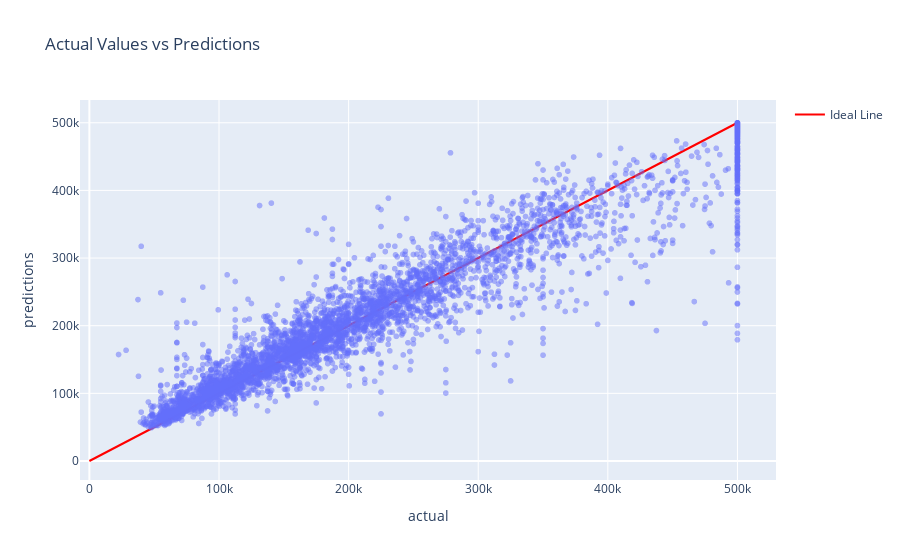

The cell this chart's notebook holds for it:
### Markdown cell above
* So we have a model, which has `Relative RMSE 19.85%` which is a lot better than current manual process where the estimates are off by more than 30%.
* The model is approx `33%` better than current manual process.
* We are going to use this as our production model and for the API.

### Code cell
# ## lets create a visualization of predictions vs actual values from test set using plotly
# import plotly.express as px

# ## create a dataframe of predictions and actual values
# predictions_df = pd.DataFrame({"predictions": predictions, "actual": test_labels})

# ## create a scatter plot
# fig = px.scatter(predictions_df, x="actual",y="predictions",  title="Predictions vs Actual Values")
# fig.show()


## lets create a visualization of predictions vs actual values from test set using plotly
import plotly.express as px
import plotly.graph_objects as go

## create a dataframe of predictions and actual values
predictions_df = pd.DataFrame({"predictions": predictions, "actual": test_labels})

## create a scatter plot
fig = px.scatter(predictions_df, x="actual", y="predictions", title="Actual Values vs Predictions", opacity=0.5)

## add a 45-degree reference line
max_value = max(predictions_df["actual"].max(), predictions_df["predictions"].max())
fig.add_trace(
    go.Scatter(x=[0, max_value], y=[0, max_value], mode="lines", name="Ideal Line", line=dict(color="red", dash="solid"))
)

## show the plot
fig.show()

## save the image
fig.write_image(Path("..", "reports", "figures", "final_predictions_vs_actual_values.png"))

### Figure 1 — Plotly figure (JSON) as saved in the notebook; plotly's stock layout.template omitted (floating-point values rounded to 4 significant figures; data arrays with more than 128 entries replaced by an {"elided": "..."} marker saying what was removed)
{"data": [{"hovertemplate": "actual=%{x}<br>predictions=%{y}<extra></extra>", "legendgroup": "", "marker": {"color": "#636efa", "opacity": 0.5, "symbol": "circle"}, "mode": "markers", "name": "", "showlegend": false, "type": "scattergl", "x": {"elided": "4128 int values"}, "xaxis": "x", "y": {"elided": "4128 float values"}, "yaxis": "y"}, {"line": {"color": "red", "dash": "solid"}, "mode": "lines", "name": "Ideal Line", "type": "scatter", "x": [0, 500001], "y": [0, 500001]}], "layout": {"legend": {"tracegroupgap": 0}, "title": {"text": "Actual Values vs Predictions"}, "xaxis": {"anchor": "y", "domain": [0, 1], "title": {"text": "actual"}}, "yaxis": {"anchor": "x", "domain": [0, 1], "title": {"text": "predictions"}}}}
